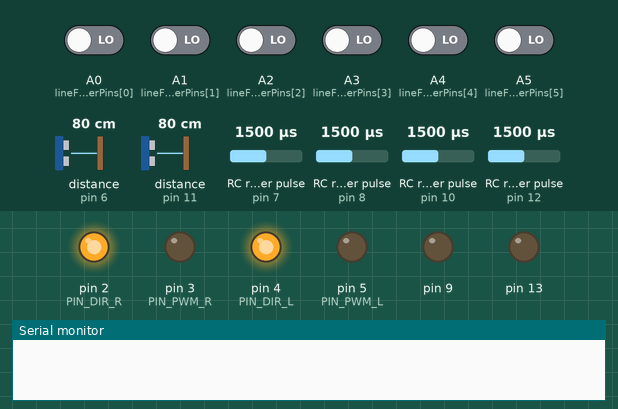
This program was run on a simulated Arduino Uno, built with avr-gcc and run on an emulated ATmega328P. On the bench: output pins drawn as LEDs (lit = HIGH), the last lines printed to the serial monitor. Wiring (inferred from the names in the program): 4 × RC receiver channel: data pin 7 / data pin 8 / data pin 10 / data pin 12. The inputs (shaded band) are chosen by the test bench; at power-on: A0 (lineFollowerPins[0]), A1 (lineFollowerPins[1]), A2 (lineFollowerPins[2]), A3 (lineFollowerPins[3]), A4 (lineFollowerPins[4]), A5 (lineFollowerPins[5]) LOW, RC receiver pulse (sensors on pin 12, pin 7, pin 8, pin 10) 1500 µs, distance to the obstacle (sensors on pin 6, pin 11) 80 cm. The echo pulse lasts 58.3 µs per cm.

Above: at 1.2 s.
1.3 s: RC receiver pulse (sensor on pin 12) set to 1309 µs
2.8 s: RC receiver pulse (sensor on pin 12) set to 1282 µs
At 3.2 s:
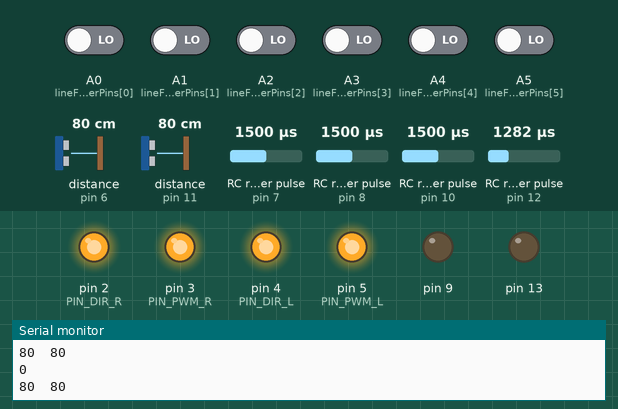
4.3 s: RC receiver pulse (sensor on pin 7) set to 1459 µs
5.8 s: RC receiver pulse (sensor on pin 7) set to 1433 µs
At 6.2 s:
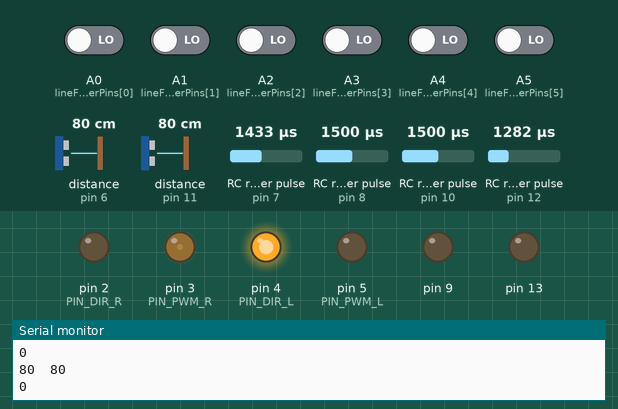
7.3 s: RC receiver pulse (sensor on pin 8) set to 1499 µs
At 8.5 s:
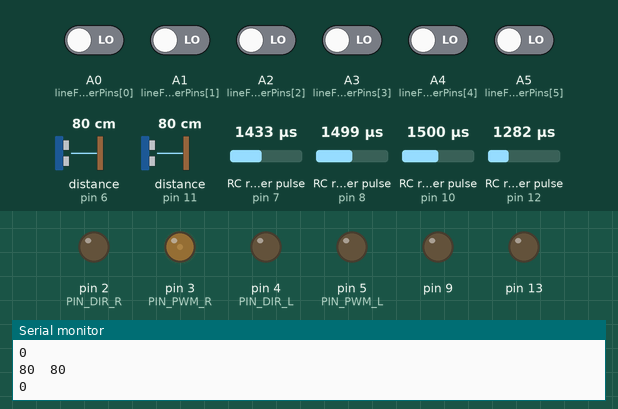
8.8 s: RC receiver pulse (sensor on pin 7) set to 1500 µs
At 10.2 s:
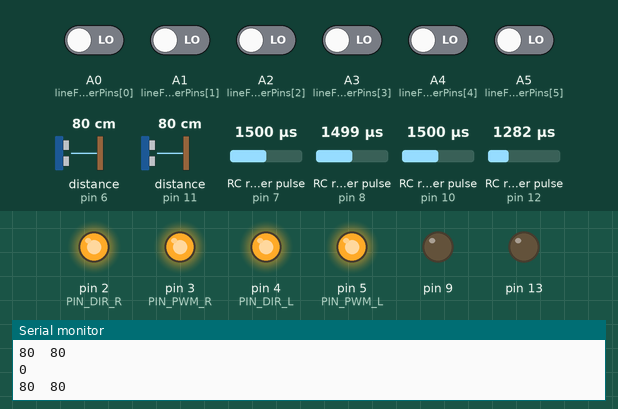
Timing chart, 0 to 11.3 s (numbered marks = the images above; inputs shaded):
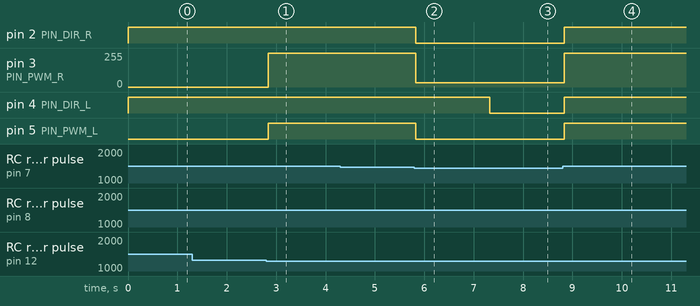

Measured:
- the behaviour switches between 1299 and 1298 µs on RC receiver pulse (sensor on pin 12) (found by bisection; images 0 and 1)
- the behaviour switches between 1449 and 1448 µs on RC receiver pulse (sensor on pin 7) (found by bisection; images 1 and 2)
- the behaviour switches between 1500 and 1499 µs on RC receiver pulse (sensor on pin 8) (found by bisection; images 2 and 3)
- after the input at 1.3 s, every drawn part: stays the same
- after the input at 2.8 s, pin 3 (PIN_PWM_R): 0/255 → 255/255 at once; pin 5 (PIN_PWM_L): LOW → HIGH at once
- after the input at 5.8 s, pin 2 (PIN_DIR_R), pin 5 (PIN_PWM_L): HIGH → LOW at once; pin 3 (PIN_PWM_R): 255/255 → 33/255 at once
- after the input at 7.3 s, pin 4 (PIN_DIR_L): HIGH → LOW at once
- after the input at 8.8 s, pin 2 (PIN_DIR_R), pin 4 (PIN_DIR_L), pin 5 (PIN_PWM_L): LOW → HIGH at once; pin 3 (PIN_PWM_R): 33/255 → 255/255 at once

The program:

main.cpp
```cpp
#include <Arduino.h>
//#include <NewPing.h>
/*******************************************************************************
 * IO DEFINITION                                                                *
 *******************************************************************************/

// PWM is connected to pin 3 and 5.
#define PIN_PWM_R 3
#define PIN_PWM_L 5

// PWN controler
//#define PIN_CH1_CONTROLER 6 //prawy czujnik,
#define PIN_CH2_CONTROLER 7 //prawy joystick, predkosc prawych kol
#define PIN_CH3_CONTROLER 8 //lewy joystick, predkosc lewych kol
//#define PIN_CH4_CONTROLER 9 //lewy czujnik
#define PIN_CH5_CONTROLER 10 //obracanie sie lazika
//#define PIN_CH6_CONTROLER 11 //szybkosc autoatycznego obracania sie lazika odnoscie CH5
#define PIN_CH7_CONTROLER 12
//#define PIN_CH8_CONTROLER 13

// DIR is connected to pin 2 and 4.
#define PIN_DIR_R 2
#define PIN_DIR_L 4

//Line follower analog signals (LOW when detected black line or dont have return signal, if detected signal then HIGH), A0=S1, A1=S2, A2=S3, A3=S4, A4=S5, A5=Near-proximity sensor)
static const uint8_t lineFollowerPins[6] = {A0, A1, A2, A3, A4, A5};
bool lineFollowerPinsValue[6];

#define BASIC_CONTROLER_INPUT 1500
#define MAX_CONTROLER_INPUT 1900
#define MIN_CONTROLER_INPUT 1100
#define PULSEIN_TIMEOUT 25000

//Sensor connection
#define R_T_SENSOR 9
#define R_E_SENSOR 6
#define L_T_SENSOR 13
#define L_E_SENSOR 11

int defaultLightIntensity = 0;
int rPinLightIntensity = 0;
int lPinLightIntensity = 0;

int speedR = 0;
int speedL = 0;

int ch5Signal;
//int ch6Signal;
int ch7Signal;

bool autoModStatus = false;
bool blackLineDetected = false;
int sensorResultant = 0;
int blackLaneTimeLost = 0;
int blackLaneTimeLostLimit = 100; //100pkt = 6 sec searching black lane in this configuration

//Ultrasonic distance sensor (0 - right sensor, 1 - left sensor)
int echo[2];
int trig[2];
int distanceReading[2];
int closeReading = 0;

long h_time, h_distance;

/*******************************************************************************
 * FUNCTIONS                                                                    *
 *******************************************************************************/

void hcsr_begin(int index, int echoPin, int trigPin);
float hcsr_getDistance(int index);
void manualControl();
void autoMode();

// The setup routine runs once when you press reset.
void setup() {
  Serial.begin(9600);
  // Initialize the PWM and DIR pins as digital outputs.
  pinMode(PIN_PWM_R, OUTPUT);
  pinMode(PIN_PWM_L, OUTPUT);
  pinMode(PIN_DIR_R, OUTPUT);
  pinMode(PIN_DIR_L, OUTPUT);

  //pinMode(PIN_CH1_CONTROLER, INPUT);
  pinMode(PIN_CH2_CONTROLER, INPUT);
  pinMode(PIN_CH3_CONTROLER, INPUT);
  //pinMode(PIN_CH4_CONTROLER, INPUT);
  pinMode(PIN_CH5_CONTROLER, INPUT);
  //pinMode(PIN_CH6_CONTROLER, INPUT);
  pinMode(PIN_CH7_CONTROLER, INPUT);
  //pinMode(PIN_CH8_CONTROLER, INPUT);

  digitalWrite(PIN_DIR_R, HIGH);
  digitalWrite(PIN_DIR_L, HIGH);


  //Sensor activate
  hcsr_begin (0, R_E_SENSOR, R_T_SENSOR);
  hcsr_begin (1,L_E_SENSOR, L_T_SENSOR);

  //Sensor distance return
}

// The loop routine runs over and over again forever.
void loop() {
  //Serial.println(pulseIn(PIN_CH4_CONTROLER, HIGH, PULSEIN_TIMEOUT));
  speedR = pulseIn(PIN_CH2_CONTROLER, HIGH, PULSEIN_TIMEOUT);
  speedL = pulseIn(PIN_CH3_CONTROLER, HIGH, PULSEIN_TIMEOUT);
  ch5Signal = pulseIn(PIN_CH5_CONTROLER, HIGH, PULSEIN_TIMEOUT);
  //ch6Signal = pulseIn(PIN_CH6_CONTROLER, HIGH, PULSEIN_TIMEOUT);
  ch7Signal = pulseIn(PIN_CH7_CONTROLER, HIGH, PULSEIN_TIMEOUT);

  //Ustawienia automatycznego dzialania lazika
  if(ch7Signal < 1300)
    autoModStatus = true;
  else
    autoModStatus = false;

  //zatrzymanie lazika jesli kontroler jest wylaczony
  if(speedR < 930 || speedR > 2070 || speedL < 930 || speedL > 2070 || ((ch7Signal > 1300 && ch7Signal < 1700) || ch7Signal < 800)) {
    analogWrite(PIN_PWM_R, 0);
    analogWrite(PIN_PWM_L, 0);
  }
  else {
    if(speedR > (BASIC_CONTROLER_INPUT + 50) || speedR < (BASIC_CONTROLER_INPUT - 50) || speedL > (BASIC_CONTROLER_INPUT + 50) || speedL < (BASIC_CONTROLER_INPUT - 50)) {
      manualControl();
    }
    else if(autoModStatus) {
      autoMode();
    }
    else{
      analogWrite(PIN_PWM_R, 0);
      analogWrite(PIN_PWM_L, 0);
    }
  }
  delay(10);
}

void hcsr_begin(int index, int echoPin, int trigPin)
{
  echo [index] = echoPin;
  trig [index] = trigPin;

  pinMode(echo[index], INPUT);
  pinMode(trig[index], OUTPUT);

}

float hcsr_getDistance(int index)
{
  noInterrupts();
  digitalWrite(trig[index], LOW);
  delayMicroseconds(2);
  digitalWrite(trig[index], HIGH);
  delayMicroseconds(10);
  digitalWrite(trig[index], LOW);

  h_time = pulseIn(echo[index], HIGH, PULSEIN_TIMEOUT);
  interrupts();
  if(h_time <= 0 || h_time >= 23200) return 401;
  return h_time / 58.00;
}

void manualControl()
{
  if(speedR <= MIN_CONTROLER_INPUT) {
        analogWrite(PIN_PWM_R, 255);
        digitalWrite(PIN_DIR_R, LOW);
      }
      else if(speedR >= MAX_CONTROLER_INPUT) {
        analogWrite(PIN_PWM_R, 255);
        digitalWrite(PIN_DIR_R, HIGH);
      }
      else {
        if((speedR <= BASIC_CONTROLER_INPUT)) {
          analogWrite(PIN_PWM_R, abs(speedR - BASIC_CONTROLER_INPUT)/2);
          digitalWrite(PIN_DIR_R, LOW);
        }
        else {
          analogWrite(PIN_PWM_R, (speedR - BASIC_CONTROLER_INPUT)/2);
          digitalWrite(PIN_DIR_R, HIGH);
        }
      }

      if(speedL <= MIN_CONTROLER_INPUT) {
        analogWrite(PIN_PWM_L, 255);
        digitalWrite(PIN_DIR_L, LOW);
      }
      else if(speedL >= MAX_CONTROLER_INPUT) {
        analogWrite(PIN_PWM_L, 255);
        digitalWrite(PIN_DIR_L, HIGH);
      }
      else {
        if((speedL <= BASIC_CONTROLER_INPUT)) {
          analogWrite(PIN_PWM_L, abs(speedL - BASIC_CONTROLER_INPUT)/2);
          digitalWrite(PIN_DIR_L, LOW);
        }
        else {
          analogWrite(PIN_PWM_L, (speedL - BASIC_CONTROLER_INPUT)/2);
          digitalWrite(PIN_DIR_L, HIGH);
        }
      }
}

void autoMode()
{
  int speed[2]; //engin speed
  float speedPercentage = 1;
  if(speedPercentage < 0 || speedPercentage > 1)
  {
    speedPercentage = 1;
    Serial.print("Speed percentage error.");
  }

  for(int i = 0; i < 2; i++)
  {
    distanceReading[i] = hcsr_getDistance(i);
    if(distanceReading[i] > 255)
      distanceReading[i] = 255;
    Serial.print(distanceReading[i]);
    Serial.print("\t");
  }
  Serial.print("\n");


  for(int i = 0; i <= 5; i++)
  {
    lineFollowerPinsValue[i] = digitalRead(lineFollowerPins[i]);
    //Serial.println(lineFollowerPinsValue[i]);
  }
  Serial.println(lineFollowerPinsValue[5]);

  blackLineDetected = false;
  for(int i = 0; i <= 4; i++)
    if(lineFollowerPinsValue[i] == false)
      blackLineDetected = true;

  if(ch5Signal < 1700 && blackLineDetected)
  {
    blackLaneTimeLost = 0;

    if(/*lineFollowerPinsValue[5] ||*/ distanceReading[0] < 20 || distanceReading[1] < 20)
    {
      speed[0] = 0;
      speed[1] = 0;
    }
    else
    {
      sensorResultant = lineFollowerPinsValue[0] + lineFollowerPinsValue[1] - lineFollowerPinsValue[3] - lineFollowerPinsValue[4];
      switch (sensorResultant)
      {
      case -2:
        {
          digitalWrite(PIN_DIR_R, HIGH);
          digitalWrite(PIN_DIR_L, LOW);
          speed[0] = 255;
          speed[1] = 255;
        }
        break;
      case -1:
        {
          digitalWrite(PIN_DIR_R, HIGH);
          digitalWrite(PIN_DIR_L, HIGH);
          speed[0] = 0;
          speed[1] = 255;
        }
        break;
      case 0:
        {
          digitalWrite(PIN_DIR_R, HIGH);
          digitalWrite(PIN_DIR_L, HIGH);
          speed[0] = 255;
          speed[1] = 255;
        }
        break;
      case 1:
        {
          digitalWrite(PIN_DIR_R, HIGH);
          digitalWrite(PIN_DIR_L, HIGH);
          speed[0] = 255;
          speed[1] = 0;
        }
        break;
      case 2:
        {
          digitalWrite(PIN_DIR_R, LOW);
          digitalWrite(PIN_DIR_L, HIGH);
          speed[0] = 255;
          speed[1] = 255;
        }
        break;
      default:
        {
          Serial.print("Line Follower switch error.");
        }
        break;
      }
    }
  }
  else
  {
    if(ch5Signal < 1700 && (ch5Signal < 1300 || blackLaneTimeLost < blackLaneTimeLostLimit))
    {
      if(sensorResultant >= 0)
      {
        digitalWrite(PIN_DIR_R, LOW);
        digitalWrite(PIN_DIR_L, HIGH);
        speed[0] = 255;
        speed[1] = 255;
      }
      else
      {
        digitalWrite(PIN_DIR_R, HIGH);
        digitalWrite(PIN_DIR_L, LOW);
        speed[0] = 255;
        speed[1] = 255;
      }
      blackLaneTimeLost++;
      //Serial.println(blackLaneTimeLost);
    }
    else
    {
      if(distanceReading[0] < 40 || distanceReading[1] < 40) //|| lineFollowerPinsValue[5])
      {
        digitalWrite(PIN_DIR_R, LOW);
        digitalWrite(PIN_DIR_L, LOW);
        speed[0] = 128;
        speed[1] = 128;
        analogWrite(PIN_PWM_R, speed[1]*speedPercentage);
        analogWrite(PIN_PWM_L, speed[0]*speedPercentage);
        delay(500);
        digitalWrite(PIN_DIR_R, LOW);
        digitalWrite(PIN_DIR_L, HIGH);
        speed[0] = 255;
        speed[1] = 255;
        analogWrite(PIN_PWM_R, speed[1]*speedPercentage);
        analogWrite(PIN_PWM_L, speed[0]*speedPercentage);
        delay(300);
      }
      else if(distanceReading[0] >= 255 && distanceReading[1] >= 255)
      {
        digitalWrite(PIN_DIR_R, HIGH);
        digitalWrite(PIN_DIR_L, HIGH);
        speed[0] = 255;
        speed[1] = 255;
      }
      else if(distanceReading[0] < 80 || distanceReading[1] < 80)
      {

        digitalWrite(PIN_DIR_R, LOW);
        digitalWrite(PIN_DIR_L, HIGH);
        speed[0] = 255;
        speed[1] = 255;
        analogWrite(PIN_PWM_R, speed[1]*speedPercentage);
        analogWrite(PIN_PWM_L, speed[0]*speedPercentage);
        delay(300);
      }
      else
      {
        digitalWrite(PIN_DIR_R, HIGH);
        digitalWrite(PIN_DIR_L, HIGH);
        if(distanceReading[0] >= distanceReading[1])
        {
          speed[0] = 255;
          speed[1] = 255 - (255 - distanceReading[1]);
        }
        else
        {
          speed[0] = 255 - (255 - distanceReading[0]);
          speed[1] = 255;
        }
      }
    }
  }

  analogWrite(PIN_PWM_R, speed[1]*speedPercentage);
  analogWrite(PIN_PWM_L, speed[0]*speedPercentage);
}

      //   // if(ch6Signal >= MAX_CONTROLER_INPUT){
      //   //   analogWrite(PIN_PWM_R, 255);
      //   //   analogWrite(PIN_PWM_L, 255);
      //   // }
      //   // else if(ch6Signal <= MIN_CONTROLER_INPUT){
      //   //   analogWrite(PIN_PWM_R, 0);
      //   //   analogWrite(PIN_PWM_L, 0);
      //   // }
      //   // else{
      //   //   analogWrite(PIN_PWM_R, abs((ch6Signal - 1000)/4));
      //   //   analogWrite(PIN_PWM_L, abs((ch6Signal - 1000)/4));
      //   // }
      // }
```
